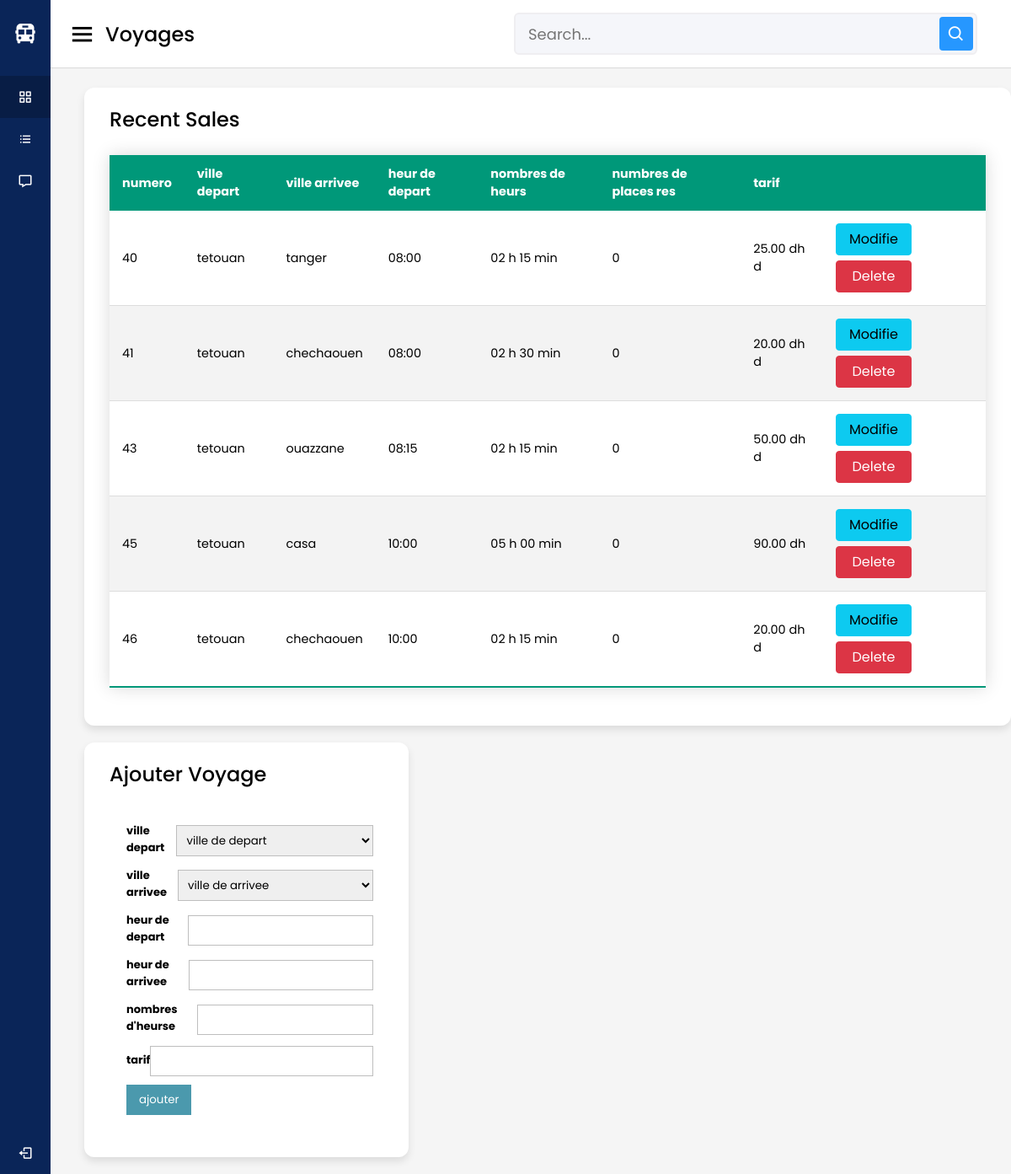
Screenshot of /admin/dashboard.php with the database file from the repository.
### tables this page shows
CREATE TABLE `voyage` (
  `id` int(4) NOT NULL,
  `villeDepart` varchar(255) NOT NULL,
  `villeArrivee` varchar(255) NOT NULL,
  `heureDepart` varchar(20) NOT NULL,
  `heurArv` varchar(255) NOT NULL,
  `nbrHeurs` varchar(255) NOT NULL,
  `nbrPlacesResrv` int(11) NOT NULL DEFAULT 0,
  `tarif` varchar(10) NOT NULL
);

### admin/dashboard.php (the view, shortened to what this page needs)
<!DOCTYPE html>
<html lang="en" dir="ltr">
<head>
  <link href='https://unpkg.com/boxicons@2.0.7/css/boxicons.min.css' rel='stylesheet'>
  <link rel="stylesheet" href="style.css">
</head>
<body>
  <div class="sidebar">
    <div class="logo-details">
      <i class="bx bxs-bus"></i>
      <span class="logo_name"> Voyage salam</span>
    </div>
    <ul class="nav-links">
      <li>
        <a href="dashboard.php" class="active">
          <i class="bx bx-grid-alt"></i>
          <span class="links_name">Voyages</span>
        </a>
      </li>
      <li>
        <a href="listReservation.php">
          <i class="bx bx-list-ul"></i>
          <span class="links_name">List de resevation</span>
        </a>
      </li>
      <li>
        <a href="contact.php">
          <i class="bx bx-message"></i>
          <span class="links_name">Messages</span>
        </a>
      </li>
      <li class="log_out">
        <a href="login.php">
          <i class="bx bx-log-out"></i>
          <span class="links_name">Log out</span>
        </a>
      </li>
    </ul>
  </div>
  <section class="home-section">
    <nav>
      <div class="sidebar-button">
        <i class='bx bx-menu sidebarBtn'></i>
        <span class="dashboard">Voyages</span>
      </div>
      <div class="search-box">
        <input type="text" placeholder="Search...">
        <i class='bx bx-search'></i>
      </div>
    </nav>
    <div class="home-content">
      <div class="sales-boxes">
        <div class="recent-sales box">
          <div class="title">Recent Sales</div>
          <div class="sales-details">
            <table class="styled-table box" style="width: 100%;">
              <thead>
                <tr>
                  <th>numero</th>
                  <th>ville depart</th>
                  <th>ville arrivee</th>
                  <th>heur de depart</th>
                  <th>nombres de heurs</th>
                  <th>numbres de places res</th>
                  <th>tarif</th>
                  <th></th>
                </tr>
              </thead>
              <tbody>
                <?php
                try {
                  $bdd = new PDO('mysql:host=localhost;dbname=agence-voyage', 'root', '');
                  $reponse = $bdd->query('SELECT * FROM voyage');
                  while ($donnees = $reponse->fetch()) {
                    echo  "
        <tr>
         <td>" . $donnees['id'] . "</td>
         <td>" . $donnees['villeDepart'] . "</td>
         <td>" . $donnees['villeArrivee'] . "</td>
         <td>" . $donnees['heureDepart'] . "</td>
         <td>" . $donnees['nbrHeurs'] . "</td>
         <td>" . $donnees['nbrPlacesResrv'] . "</td>
         <td>" . $donnees['tarif'] . "</td>
         <td>
         <a href=\"index.php?edit=" . $donnees['id'] . " \"
         class=\"btn btn-info\">Modifie</a>
         <a href=\"dashboard.php?delete=" . $donnees['id'] . " \"
         class=\"btn btn-danger\">Delete</a>
         </td>
        </tr>
";
                  }
                } catch (Exception $e) {
                  die('Erreur : ' . $e->getMessage());
                }
                ?>
              </tbody>
            </table>
          </div>
        </div>
        <div class="top-sales box">
          <div class="title">Ajouter Voyage</div>
          <form action="" method="POST">
            <ul class="form-style-1">
              <li>
                <label>ville depart</label>
                <select name="villeDepart" class="field-select">
                  <option value="Advertise">ville de depart</option>
                </select>
              </li>
              <li>
                <label>ville arrivee</label>
                <select name="villeArrivee" class="field-select">
                  <option value="Advertise">ville de arrivee</option>
                </select>
              </li>
              <li>
                <label>heur de depart </label>
                <input type="text" name="heureDepart" class="field-long" />
              </li>
              <li>
                <label>heur de arrivee </label>
                <input type="text" name="heureArv" class="field-long" />
              </li>
              <li>
                <label>nombres d'heurse</label>
                <input type="text" name="nbrheurs" class="field-long" />
              </li>
              <li>
                <label>tarif </label>
                <input type="text" name="tarif" class="field-long" />
              </li>
              <li>
                <input type="submit" name="submit" value="ajouter" />
              </li>
            </ul>
          </form>
        </div>
      </div>
    </div>
  </section>
</body>
</html>

### rows the page displays
voyage: id "40", villeDepart "tetouan", villeArrivee "tanger", heureDepart "08:00", nbrHeurs "02 h 15 min", nbrPlacesResrv "0", tarif "25.00 dh d"
voyage: id "41", villeDepart "tetouan", villeArrivee "chechaouen", heureDepart "08:00", nbrHeurs "02 h 30 min", nbrPlacesResrv "0", tarif "20.00 dh d"
voyage: id "43", villeDepart "tetouan", villeArrivee "ouazzane", heureDepart "08:15", nbrHeurs "02 h 15 min", nbrPlacesResrv "0", tarif "50.00 dh d"
voyage: id "45", villeDepart "tetouan", villeArrivee "casa", heureDepart "10:00", nbrHeurs "05 h 00 min", nbrPlacesResrv "0", tarif "90.00 dh"
voyage: id "46", villeDepart "tetouan", villeArrivee "chechaouen", heureDepart "10:00", nbrHeurs "02 h 15 min", nbrPlacesResrv "0", tarif "20.00 dh d"
